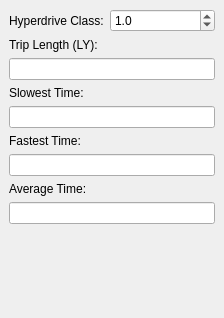
<?xml version="1.0" encoding="UTF-8"?>
<ui version="4.0">
 <class>MapDockWidget</class>
 <widget class="QDockWidget" name="MapDockWidget">
  <property name="geometry">
   <rect>
    <x>0</x>
    <y>0</y>
    <width>224</width>
    <height>318</height>
   </rect>
  </property>
  <property name="features">
   <set>QDockWidget::DockWidgetFloatable|QDockWidget::DockWidgetMovable</set>
  </property>
  <property name="allowedAreas">
   <set>Qt::LeftDockWidgetArea|Qt::RightDockWidgetArea</set>
  </property>
  <property name="windowTitle">
   <string>Galaxy Map</string>
  </property>
  <widget class="QWidget" name="dockWidgetContents">
   <layout class="QVBoxLayout" name="verticalLayout">
    <item>
     <layout class="QHBoxLayout" name="horizontalLayout">
      <item>
       <widget class="QLabel" name="label">
        <property name="text">
         <string>Hyperdrive Class:</string>
        </property>
        <property name="buddy">
         <cstring>hyperdriveClass</cstring>
        </property>
       </widget>
      </item>
      <item>
       <widget class="QDoubleSpinBox" name="hyperdriveClass">
        <property name="sizePolicy">
         <sizepolicy hsizetype="Expanding" vsizetype="Fixed">
          <horstretch>0</horstretch>
          <verstretch>0</verstretch>
         </sizepolicy>
        </property>
        <property name="decimals">
         <number>1</number>
        </property>
        <property name="minimum">
         <double>0.100000000000000</double>
        </property>
        <property name="maximum">
         <double>20.000000000000000</double>
        </property>
        <property name="value">
         <double>1.000000000000000</double>
        </property>
       </widget>
      </item>
     </layout>
    </item>
    <item>
     <widget class="QLabel" name="label_5">
      <property name="text">
       <string>Trip Length (LY):</string>
      </property>
      <property name="buddy">
       <cstring>lightyears</cstring>
      </property>
     </widget>
    </item>
    <item>
     <widget class="QLineEdit" name="lightyears">
      <property name="readOnly">
       <bool>true</bool>
      </property>
     </widget>
    </item>
    <item>
     <widget class="QLabel" name="label_2">
      <property name="text">
       <string>Slowest Time:</string>
      </property>
      <property name="buddy">
       <cstring>slowSpeed</cstring>
      </property>
     </widget>
    </item>
    <item>
     <widget class="QLineEdit" name="slowSpeed">
      <property name="text">
       <string/>
      </property>
      <property name="readOnly">
       <bool>true</bool>
      </property>
     </widget>
    </item>
    <item>
     <widget class="QLabel" name="label_3">
      <property name="text">
       <string>Fastest Time:</string>
      </property>
      <property name="buddy">
       <cstring>fastSpeed</cstring>
      </property>
     </widget>
    </item>
    <item>
     <widget class="QLineEdit" name="fastSpeed">
      <property name="readOnly">
       <bool>true</bool>
      </property>
     </widget>
    </item>
    <item>
     <widget class="QLabel" name="label_4">
      <property name="text">
       <string>Average Time:</string>
      </property>
      <property name="buddy">
       <cstring>avgSpeed</cstring>
      </property>
     </widget>
    </item>
    <item>
     <widget class="QLineEdit" name="avgSpeed">
      <property name="readOnly">
       <bool>true</bool>
      </property>
     </widget>
    </item>
    <item>
     <spacer name="verticalSpacer">
      <property name="orientation">
       <enum>Qt::Vertical</enum>
      </property>
      <property name="sizeHint" stdset="0">
       <size>
        <width>20</width>
        <height>94</height>
       </size>
      </property>
     </spacer>
    </item>
   </layout>
  </widget>
 </widget>
 <tabstops>
  <tabstop>hyperdriveClass</tabstop>
  <tabstop>lightyears</tabstop>
  <tabstop>slowSpeed</tabstop>
  <tabstop>fastSpeed</tabstop>
  <tabstop>avgSpeed</tabstop>
 </tabstops>
 <resources/>
 <connections/>
</ui>
